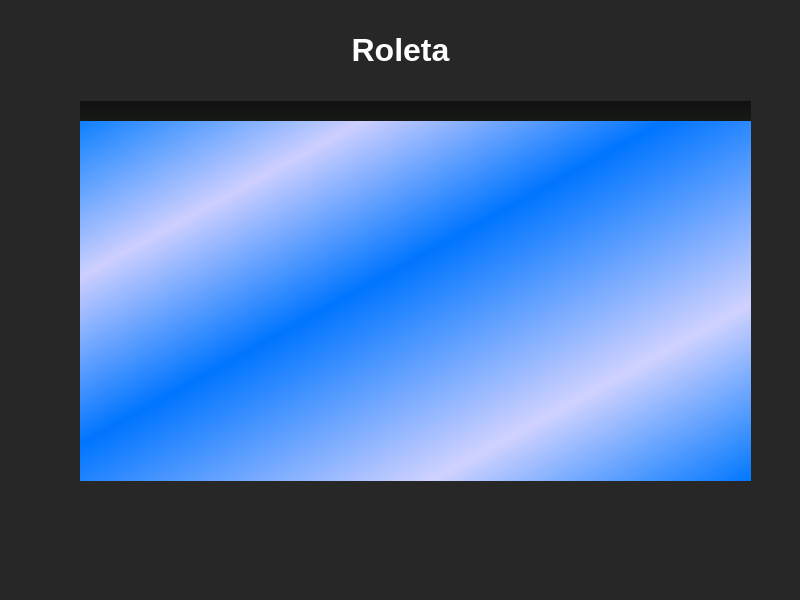
<?xml version="1.0" encoding="UTF-8"?>
<ui version="4.0">
 <class>MainWindow</class>
 <widget class="QMainWindow" name="MainWindow">
  <property name="geometry">
   <rect>
    <x>0</x>
    <y>0</y>
    <width>800</width>
    <height>600</height>
   </rect>
  </property>
  <property name="windowTitle">
   <string>MainWindow</string>
  </property>
  <property name="styleSheet">
   <string notr="true">background-color: rgb(39,39,39);</string>
  </property>
  <widget class="QWidget" name="centralwidget">
   <widget class="QLabel" name="label">
    <property name="geometry">
     <rect>
      <x>0</x>
      <y>0</y>
      <width>801</width>
      <height>101</height>
     </rect>
    </property>
    <property name="text">
     <string>&lt;html&gt;&lt;head/&gt;&lt;body&gt;&lt;p align=&quot;center&quot;&gt;&lt;span style=&quot; font-size:24pt; font-weight:700; color:#ffffff;&quot;&gt;Roleta&lt;/span&gt;&lt;/p&gt;&lt;/body&gt;&lt;/html&gt;</string>
    </property>
   </widget>
   <widget class="QWidget" name="widget" native="true">
    <property name="geometry">
     <rect>
      <x>80</x>
      <y>110</y>
      <width>671</width>
      <height>371</height>
     </rect>
    </property>
    <property name="styleSheet">
     <string notr="true">background-color: qlineargradient(spread:repeat, x1:0, y1:0, x2:1, y2:1, stop:0 rgba(0, 122, 255, 255), stop:0.225352 rgba(205, 207, 255, 255), stop:0.450704 rgba(0, 117, 255, 255), stop:0.760563 rgba(208, 210, 255, 255), stop:1 rgba(0, 119, 255, 255));</string>
    </property>
   </widget>
   <widget class="QWidget" name="roleta" native="true">
    <property name="geometry">
     <rect>
      <x>80</x>
      <y>-250</y>
      <width>671</width>
      <height>371</height>
     </rect>
    </property>
    <property name="styleSheet">
     <string notr="true">
background-color: qlineargradient(spread:repeat, x1:0, y1:0, x2:0, y2:1, stop:0 rgba(0, 0, 0, 255), stop:0.215962 rgba(25, 25, 25, 255), stop:0.413146 rgba(0, 0, 0, 255), stop:0.629108 rgba(22, 25, 22, 255), stop:0.816901 rgba(0, 0, 0, 255), stop:1 rgba(23, 25, 23, 255));
</string>
    </property>
   </widget>
   <zorder>widget</zorder>
   <zorder>roleta</zorder>
   <zorder>label</zorder>
  </widget>
  <widget class="QMenuBar" name="menubar">
   <property name="geometry">
    <rect>
     <x>0</x>
     <y>0</y>
     <width>800</width>
     <height>25</height>
    </rect>
   </property>
  </widget>
  <widget class="QStatusBar" name="statusbar"/>
 </widget>
 <resources/>
 <connections/>
</ui>
